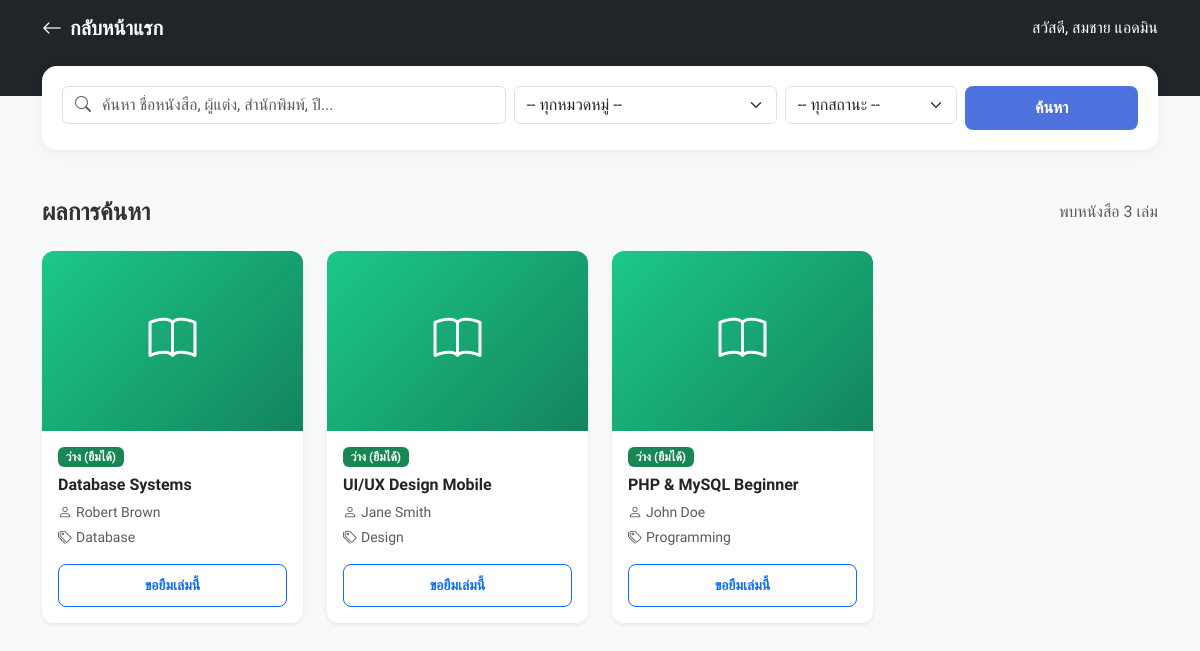
The app's page /books.php (signed in) with its own data.
### tables this page shows
CREATE TABLE books (
    book_id INT(11) AUTO_INCREMENT PRIMARY KEY,
    book_name VARCHAR(255) NOT NULL,
    author VARCHAR(100),
    category VARCHAR(50),
    status ENUM('available', 'borrowed') DEFAULT 'available'
);

### books.php (the view, shortened to what this page needs)
<?php
include('config/db.php');
$search = isset($_GET['search']) ? mysqli_real_escape_string($conn, $_GET['search']) : '';
$sql = "SELECT * FROM books WHERE 1=1";
$sql .= " ORDER BY book_id DESC";
$result = mysqli_query($conn, $sql);
?>
<!DOCTYPE html>
<html lang="th">
<head>
    <link href="https://cdn.jsdelivr.net/npm/bootstrap@5.3.0/dist/css/bootstrap.min.css" rel="stylesheet">
    <link rel="stylesheet" href="https://cdn.jsdelivr.net/npm/bootstrap-icons@1.11.3/font/bootstrap-icons.min.css">
    <link rel="stylesheet" href="assets/style.css">
</head>
<body>
<nav class="navbar navbar-expand-lg navbar-dark bg-dark pb-5"> <div class="container">
    <a class="navbar-brand fw-bold" href="index.php"><i class="bi bi-arrow-left me-2"></i>กลับหน้าแรก</a>
    <div class="ms-auto text-white">
        <span class="d-none d-sm-inline">สวัสดี, <?php echo htmlspecialchars($_SESSION['fullname']); ?></span>
    </div>
  </div>
</nav>
<div class="container mb-5">
    <div class="search-box mb-5">
        <form action="books.php" method="GET">
            <div class="row g-2">
                <div class="col-12 col-md-5">
                    <div class="input-group">
                        <span class="input-group-text bg-white border-end-0"><i class="bi bi-search text-muted"></i></span>
                        <input type="text" name="search" class="form-control border-start-0 ps-0" placeholder="ค้นหา ชื่อหนังสือ, ผู้แต่ง, สำนักพิมพ์, ปี..." value="<?php echo htmlspecialchars($search); ?>">
                    </div>
                </div>
                <div class="col-6 col-md-3">
                    <select name="category" class="form-select">
                        <option value="">-- ทุกหมวดหมู่ --</option>
                    </select>
                </div>
                <div class="col-6 col-md-2">
                    <select name="status" class="form-select">
                        <option value="">-- ทุกสถานะ --</option>
                    </select>
                </div>
                <div class="col-12 col-md-2 d-flex gap-1">
                    <button type="submit" class="btn btn-primary w-100 fw-bold">ค้นหา</button>
                </div>
            </div>
        </form>
    </div>
    <div class="d-flex justify-content-between align-items-center mb-4">
        <h4 class="fw-bold m-0">ผลการค้นหา</h4>
        <span class="text-muted">พบหนังสือ <?php echo mysqli_num_rows($result); ?> เล่ม</span>
    </div>
    <div class="row g-4">
        <?php
        if(mysqli_num_rows($result) > 0) {
            while($book = mysqli_fetch_assoc($result)) {
                $status_text = ($book['status'] == 'available') ? 'ว่าง (ยืมได้)' : 'ถูกยืมแล้ว';
                $status_color = ($book['status'] == 'available') ? 'bg-success' : 'bg-danger';
        ?>
        <div class="col-6 col-md-4 col-lg-3">
            <div class="card book-card h-100 shadow-sm border-0">
                <div class="book-cover-placeholder">
                    <i class="bi bi-book"></i>
                </div>
                <div class="card-body d-flex flex-column">
                    <span class="badge <?php echo $status_color; ?> mb-2 align-self-start"><?php echo $status_text; ?></span>
                    <h6 class="card-title fw-bold text-truncate" title="<?php echo htmlspecialchars($book['book_name']); ?>">
                        <?php echo htmlspecialchars($book['book_name']); ?>
                    </h6>
                    <p class="card-text text-muted small mb-1"><i class="bi bi-person me-1"></i><?php echo htmlspecialchars($book['author']); ?></p>
                    <p class="card-text text-muted small mb-3">
                        <i class="bi bi-tags me-1"></i><?php echo htmlspecialchars($book['category']); ?><br>
                    </p>
                    <div class="mt-auto">
                        <?php if($book['status'] == 'available') { ?>
                            <a href="borrow.php?id=<?php echo $book['book_id']; ?>" class="btn btn-outline-primary btn-sm w-100 fw-bold">ขอยืมเล่มนี้</a>
                        <?php } else { ?>
                            <button class="btn btn-secondary btn-sm w-100 fw-bold" disabled>ไม่ว่าง</button>
                        <?php } ?>
                    </div>
                </div>
            </div>
        </div>
        <?php
            }
        } else {
            echo "<div class='col-12 text-center py-5'>
                    <i class='bi bi-search text-muted' style='font-size: 3rem;'></i>
                    <p class='text-muted mt-3 fs-5'>ไม่พบข้อมูลหนังสือที่คุณค้นหา</p>
                    <a href='books.php' class='btn btn-outline-primary'>ดูหนังสือทั้งหมด</a>
                  </div>";
        }
        ?>
    </div>
</div>
</body>
</html>

### assets/style.css (style rules this page uses)
:root { --primary-color: #4e73df; --secondary-color: #858796; --success-color: #1cc88a; --bg-light: #f8f9fc; }
body { font-family: 'Sarabun', sans-serif; background-color: var(--bg-light); color: #333; }
.card { border: none; border-radius: 12px; box-shadow: 0 0.15rem 1.75rem 0 rgba(58, 59, 69, 0.1); }
.btn { border-radius: 8px; padding: 10px 20px; font-weight: 600; transition: all 0.3s; }
.btn-primary { background-color: var(--primary-color); border: none; }

### books.php (style rules this page uses)
body { font-family: 'Sarabun', sans-serif; background-color: #f8f9fa; }
.book-card { transition: transform 0.3s ease, box-shadow 0.3s ease; border-radius: 12px; overflow: hidden; border: none; }
.book-cover-placeholder { height: 180px; background: linear-gradient(135deg, #1cc88a, #13855c); color: white; display: flex; align-items: center; justify-content: center; font-size: 3rem; }
.search-box { background-color: white; padding: 20px; border-radius: 15px; box-shadow: 0 4px 15px rgba(0,0,0,0.05); margin-top: -30px; position: relative; z-index: 10; }

### records on screen
books: status "ว่าง (ยืมได้)", book_name "Database Systems", author "Robert Brown", category "Database"
books: status "ว่าง (ยืมได้)", book_name "UI/UX Design Mobile", author "Jane Smith", category "Design"
books: status "ว่าง (ยืมได้)", book_name "PHP & MySQL Beginner", author "John Doe", category "Programming"

### other values on screen
$_SESSION['fullname'] "สมชาย แอดมิน"
mysqli_num_rows($result) "3"
